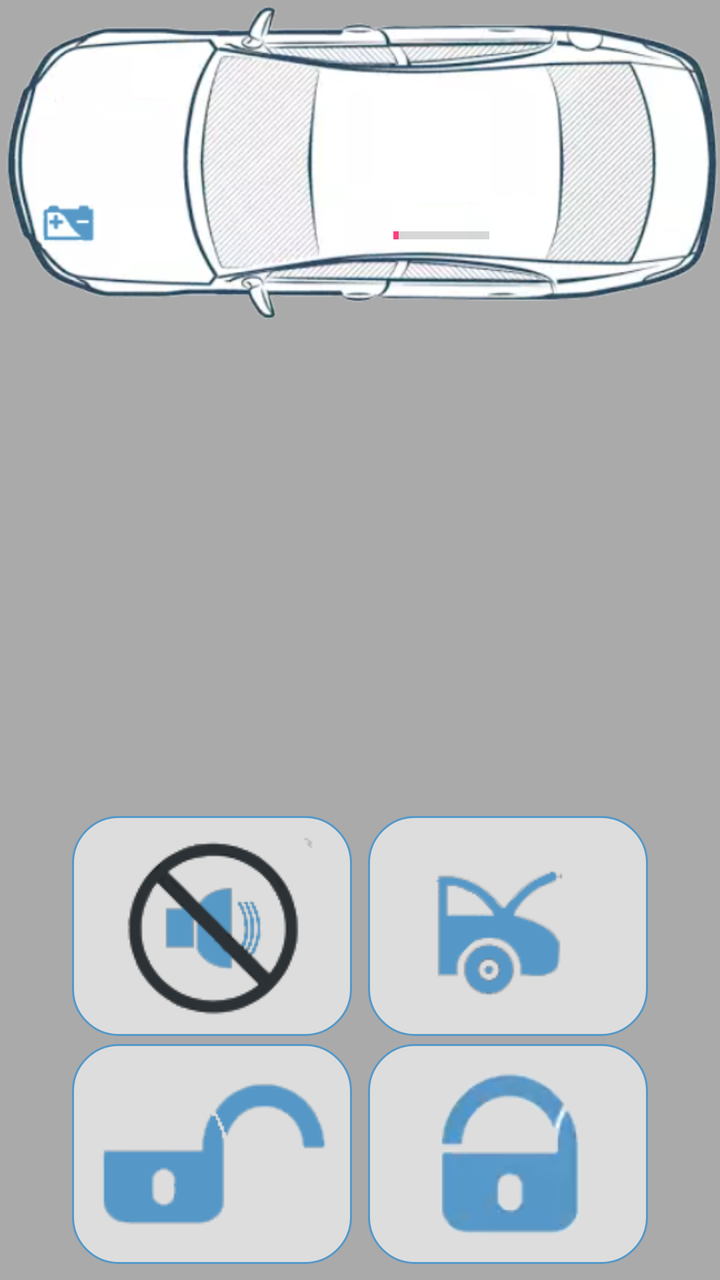
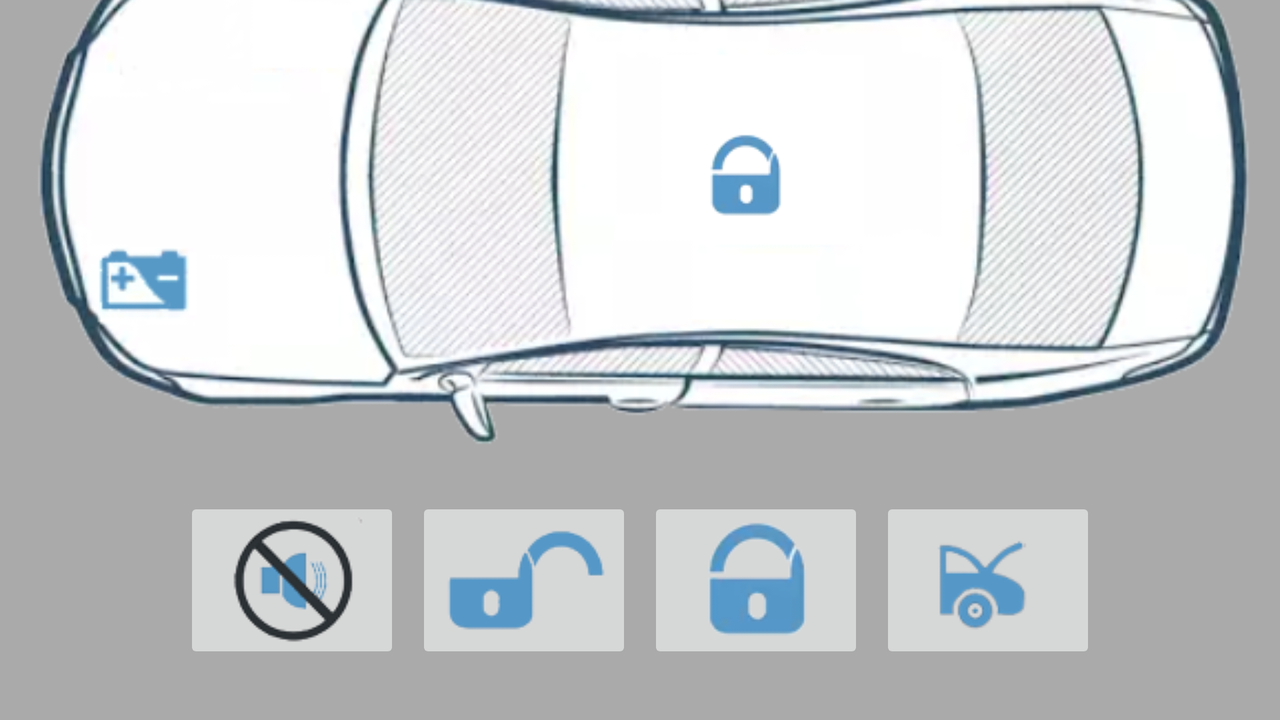

The same Android screen from two of the app's own layout files: first res/layout/ as a phone draws it, then the author's variant for another configuration, drawn on a device whose configuration selects that folder. Both files follow.
<!-- AndroidManifest.xml: activity theme AppTheme -->
<!-- res/layout/activity_main.xml -->
<?xml version="1.0" encoding="utf-8"?>
<android.support.constraint.ConstraintLayout
    xmlns:android="http://schemas.android.com/apk/res/android"
    xmlns:app="http://schemas.android.com/apk/res-auto"
    android:layout_width="match_parent"
    android:layout_height="match_parent"
    android:background="@android:color/darker_gray">

    <android.support.constraint.ConstraintLayout
            android:id="@+id/TopLayout"
            android:layout_width="wrap_content"
            android:layout_height="wrap_content"
            app:layout_constraintBottom_toTopOf="@+id/BotLayout"
            app:layout_constraintLeft_toLeftOf="parent"
            app:layout_constraintRight_toRightOf="parent"
            app:layout_constraintTop_toTopOf="parent"
        app:layout_constraintHorizontal_bias="0.0">

            <ImageView
                android:id="@+id/ivCar"
                android:layout_width="wrap_content"
                android:layout_height="0dp"
                android:contentDescription="@string/ivCarDescription"
                app:layout_constraintDimensionRatio="H,20:9"
                app:layout_constraintLeft_toLeftOf="parent"
                app:layout_constraintTop_toTopOf="parent"
                app:srcCompat="@drawable/car" />

            <TextView
                android:id="@+id/tvInVoltage"
                android:layout_width="wrap_content"
                android:layout_height="wrap_content"
                android:text=""
                android:textColor="@color/colorCarSame"
                android:textSize="13sp"
                app:layout_constraintBottom_toBottomOf="parent"
                app:layout_constraintHorizontal_bias="0.16"
                app:layout_constraintLeft_toLeftOf="parent"
                app:layout_constraintRight_toRightOf="parent"
                app:layout_constraintTop_toTopOf="parent"
                app:layout_constraintVertical_bias="0.72" />

            <TextView
                android:id="@+id/tvTemp"
                android:layout_width="wrap_content"
                android:layout_height="wrap_content"
                android:text=""
                android:textColor="@color/colorCarSame"
                android:textSize="13sp"
                app:layout_constraintBottom_toBottomOf="parent"
                app:layout_constraintHorizontal_bias="0.46"
                app:layout_constraintLeft_toLeftOf="parent"
                app:layout_constraintRight_toRightOf="parent"
                app:layout_constraintTop_toTopOf="parent"
                app:layout_constraintVertical_bias="0.52" />

            <ImageView
                android:id="@+id/ivSigState"
                android:layout_width="wrap_content"
                android:layout_height="wrap_content"
                app:layout_constraintBottom_toBottomOf="parent"
                app:layout_constraintHorizontal_bias="0.63"
                app:layout_constraintLeft_toLeftOf="parent"
                app:layout_constraintRight_toRightOf="parent"
                app:layout_constraintTop_toTopOf="parent"
                app:srcCompat="@drawable/no_connect_small"
                android:contentDescription="@string/ivSigStateDescription" />

            <ProgressBar
                android:id="@+id/pbIBPress"
                style="?android:attr/progressBarStyleHorizontal"
                android:layout_width="wrap_content"
                android:layout_height="wrap_content"
                android:progress="5"
                app:layout_constraintBottom_toBottomOf="parent"
                app:layout_constraintHorizontal_bias="0.63"
                app:layout_constraintVertical_bias="0.75"
                app:layout_constraintLeft_toLeftOf="parent"
                app:layout_constraintRight_toRightOf="parent"
                app:layout_constraintTop_toTopOf="parent" />

        </android.support.constraint.ConstraintLayout>

    <android.support.constraint.ConstraintLayout
        android:id="@+id/BotLayout"
        android:layout_width="0dp"
        android:layout_height="0dp"
        app:layout_constraintBottom_toBottomOf="parent"
        app:layout_constraintLeft_toLeftOf="parent"
        app:layout_constraintRight_toRightOf="parent"
        app:layout_constraintTop_toBottomOf="@+id/TopLayout">

        <LinearLayout
            android:id="@+id/llMainInOutStatus"
            android:layout_width="0dp"
            android:layout_height="0dp"
            app:layout_constraintBottom_toTopOf="@+id/ibMute"
            app:layout_constraintLeft_toLeftOf="parent"
            app:layout_constraintRight_toRightOf="parent"
            app:layout_constraintTop_toTopOf="parent"
            app:layout_constraintHorizontal_bias="0.0"
            app:layout_constraintVertical_bias="1.0">

            
            <ListView
                android:id="@+id/lvMainInStatus"
                android:layout_width="match_parent"
                android:layout_height="match_parent"
                android:descendantFocusability="afterDescendants">
            </ListView>
        </LinearLayout>

        <ImageButton
            android:id="@+id/ibOpen"
            android:layout_width="wrap_content"
            android:layout_height="wrap_content"
            android:layout_marginBottom="8dp"
            android:layout_marginEnd="4dp"
            android:layout_marginStart="8dp"
            android:background="@drawable/button_primary_selector"
            android:contentDescription="@string/ibOpenDescription"
            android:hapticFeedbackEnabled="true"
            app:layout_constraintBottom_toBottomOf="parent"
            app:layout_constraintHorizontal_chainStyle="packed"
            app:layout_constraintLeft_toLeftOf="parent"
            app:layout_constraintRight_toLeftOf="@+id/ibClose"
            app:srcCompat="@drawable/open" />

        <ImageButton
            android:id="@+id/ibClose"
            android:layout_width="wrap_content"
            android:layout_height="wrap_content"
            android:layout_marginBottom="8dp"
            android:layout_marginEnd="8dp"
            android:layout_marginStart="4dp"
            android:background="@drawable/button_primary_selector"
            android:contentDescription="@string/ibCloseDescription"
            android:hapticFeedbackEnabled="true"
            app:layout_constraintBottom_toBottomOf="parent"
            app:layout_constraintLeft_toRightOf="@+id/ibOpen"
            app:layout_constraintRight_toRightOf="parent"
            app:srcCompat="@drawable/close" />

        <ImageButton
            android:id="@+id/ibMute"
            android:layout_width="wrap_content"
            android:layout_height="wrap_content"
            android:layout_marginBottom="4dp"
            android:layout_marginEnd="4dp"
            android:layout_marginStart="8dp"
            android:background="@drawable/button_primary_selector"
            android:contentDescription="@string/ibMuteDescription"
            android:hapticFeedbackEnabled="true"
            app:layout_constraintBottom_toTopOf="@+id/ibOpen"
            app:layout_constraintHorizontal_chainStyle="packed"
            app:layout_constraintLeft_toLeftOf="parent"
            app:layout_constraintRight_toLeftOf="@+id/ibBagage"
            app:srcCompat="@drawable/mute" />

        <ImageButton
            android:id="@+id/ibBagage"
            android:layout_width="wrap_content"
            android:layout_height="wrap_content"
            android:layout_marginBottom="4dp"
            android:layout_marginEnd="8dp"
            android:layout_marginStart="4dp"
            android:background="@drawable/button_primary_selector"
            android:contentDescription="@string/ibBagageDescription"
            android:hapticFeedbackEnabled="true"
            app:layout_constraintBottom_toTopOf="@+id/ibClose"
            app:layout_constraintLeft_toRightOf="@+id/ibMute"
            app:layout_constraintRight_toRightOf="parent"
            app:srcCompat="@drawable/bagage" />
    </android.support.constraint.ConstraintLayout>

</android.support.constraint.ConstraintLayout>
<!-- resources referenced by this layout -->
<resources>
  <color name="colorCarSame">#5598C8</color>
  <!-- drawable bagage: png bitmap (drawable, 9554 bytes) -->
  <!-- drawable button_primary_selector (drawable) -->
  <?xml version="1.0" encoding="utf-8"?>
  <selector xmlns:android="http://schemas.android.com/apk/res/android">
      <item android:state_pressed="true" android:drawable="@drawable/button_primary_pressed"/>
      <item android:drawable="@drawable/button_primary_normal"/>
  </selector>
  <!-- drawable car: png bitmap (drawable, 145034 bytes) -->
  <!-- drawable close: png bitmap (drawable, 9023 bytes) -->
  <!-- drawable mute: png bitmap (drawable, 13474 bytes) -->
  <!-- drawable no_connect_small: png bitmap (drawable, 2786 bytes) -->
  <!-- drawable open: png bitmap (drawable, 5792 bytes) -->
  <string name="ibBagageDescription">Bagage</string>
  <string name="ibCloseDescription">Close</string>
  <string name="ibMuteDescription">Mute</string>
  <string name="ibOpenDescription">Open</string>
  <string name="ivCarDescription">Car</string>
  <string name="ivSigStateDescription">SigState</string>
  <style name="AppTheme" parent="Theme.AppCompat.Light.NoActionBar">
          
          <item name="colorPrimary">@color/colorPrimary</item>
          <item name="colorPrimaryDark">@color/colorPrimaryDark</item>
          <item name="colorAccent">@color/colorAccent</item>
      </style>
  <!-- drawable button_primary_pressed (drawable) -->
  <?xml version="1.0" encoding="utf-8"?>
  <selector xmlns:android="http://schemas.android.com/apk/res/android">
      <item>
          <shape>
              <gradient
                  android:startColor="#AAAAAA"
                  android:endColor="#AAAAAA"
                  android:angle="270" />
              <stroke
                  android:width="1dp"
                  android:color="@color/colorCarSame" />
              <corners
                  android:radius="23dp" />
              <padding
                  android:left="10dp"
                  android:top="10dp"
                  android:right="10dp"
                  android:bottom="10dp" />
          </shape>
      </item>
  </selector>
  <!-- drawable button_primary_normal (drawable) -->
  <?xml version="1.0" encoding="utf-8"?>
  <selector xmlns:android="http://schemas.android.com/apk/res/android">
      <item>
          <shape>
              <gradient
                  android:startColor="#DDDDDD"
                  android:endColor="#DDDDDD"
                  android:angle="270" />
              <stroke
                  android:width="1dp"
                  android:color="@color/colorCarSame" />
              <corners
                  android:radius="23dp" />
              <padding
                  android:left="10dp"
                  android:top="10dp"
                  android:right="10dp"
                  android:bottom="10dp" />
          </shape>
      </item>
  </selector>
  <color name="colorPrimary">#3F51B5</color>
  <color name="colorPrimaryDark">#303F9F</color>
  <color name="colorAccent">#FF4081</color>
</resources>
<!-- res/layout-land/activity_main.xml (the author's variant of the layout above) -->
<!-- drawn on the phone turned sideways -->
<?xml version="1.0" encoding="utf-8"?>
<android.support.constraint.ConstraintLayout
    xmlns:android="http://schemas.android.com/apk/res/android"
    xmlns:app="http://schemas.android.com/apk/res-auto"
    xmlns:tools="http://schemas.android.com/tools"
    android:layout_width="match_parent"
    android:layout_height="match_parent"
    android:background="@android:color/darker_gray">

    <android.support.design.widget.AppBarLayout
        android:id="@+id/appBar"
        android:layout_width="0dp"
        android:layout_height="wrap_content"
        android:theme="@style/AppTheme.AppBarOverlay"
        app:layout_constraintLeft_toLeftOf="parent"
        app:layout_constraintRight_toRightOf="parent"
        app:layout_constraintTop_toTopOf="parent"
        app:layout_constraintBottom_toTopOf="@+id/TopLayout">

        <android.support.v7.widget.Toolbar
            android:id="@+id/toolbar"
            android:layout_width="match_parent"
            android:layout_height="?attr/actionBarSize"
            android:background="?attr/colorPrimary"
            app:popupTheme="@style/AppTheme.PopupOverlay" />

    </android.support.design.widget.AppBarLayout>

    <android.support.constraint.ConstraintLayout
        android:id="@+id/TopLayout"
        android:layout_width="0dp"
        android:layout_height="0dp"
        app:layout_constraintLeft_toLeftOf="parent"
        app:layout_constraintRight_toRightOf="parent"
        app:layout_constraintTop_toTopOf="@+id/appBar"
        app:layout_constraintBottom_toTopOf="@+id/BotLayout"
        app:layout_constraintVertical_weight="1">

        <ImageView
            android:id="@+id/ivCar"
            android:layout_width="0dp"
            android:layout_height="0dp"
            android:contentDescription="@string/ivCarDescription"
            android:scaleType="fitCenter"
            app:srcCompat="@drawable/car"
            app:layout_constraintBottom_toBottomOf="parent"
            app:layout_constraintTop_toTopOf="parent"
            app:layout_constraintRight_toRightOf="parent"
            app:layout_constraintLeft_toLeftOf="parent"/>

        <TextView
            android:id="@+id/tvInVoltage"
            android:layout_width="wrap_content"
            android:layout_height="wrap_content"
            android:text=""
            android:textSize="13sp"
            android:textColor="@color/colorCarSame"
            app:layout_constraintTop_toTopOf="parent"
            app:layout_constraintBottom_toBottomOf="parent"
            app:layout_constraintLeft_toLeftOf="parent"
            app:layout_constraintRight_toRightOf="parent"
            app:layout_constraintHorizontal_bias="0.26"
            app:layout_constraintVertical_bias="0.72"/>

        <ImageView
            android:id="@+id/ivSigState"
            android:layout_width="wrap_content"
            android:layout_height="wrap_content"
            app:layout_constraintTop_toTopOf="parent"
            app:layout_constraintBottom_toBottomOf="parent"
            app:layout_constraintLeft_toLeftOf="parent"
            app:layout_constraintRight_toRightOf="parent"
            app:srcCompat="@drawable/close_small"
            app:layout_constraintHorizontal_bias="0.59" />

    </android.support.constraint.ConstraintLayout>

    <android.support.constraint.ConstraintLayout
        android:id="@+id/BotLayout"
        android:layout_width="0dp"
        android:layout_height="0dp"
        app:layout_constraintLeft_toLeftOf="parent"
        app:layout_constraintRight_toRightOf="parent"
        app:layout_constraintTop_toBottomOf="@+id/TopLayout"
        app:layout_constraintBottom_toBottomOf="parent"
        app:layout_constraintVertical_weight="0.5">


        <ImageButton
            android:id="@+id/ibOpen"
            android:layout_width="wrap_content"
            android:layout_height="wrap_content"
            app:layout_constraintHorizontal_chainStyle="packed"
            app:layout_constraintBottom_toBottomOf="parent"
            app:layout_constraintTop_toTopOf="parent"
            app:layout_constraintLeft_toRightOf="@+id/ibMute"
            app:layout_constraintRight_toLeftOf="@+id/ibClose"
            app:srcCompat="@drawable/open_land"
            android:layout_marginBottom="4dp"
            android:layout_marginLeft="4dp"
            android:layout_marginRight="4dp"
            android:layout_marginStart="4dp"
            android:layout_marginEnd="4dp" />

        <ImageButton
            android:id="@+id/ibClose"
            android:layout_width="wrap_content"
            android:layout_height="wrap_content"
            app:srcCompat="@drawable/close_land"
            app:layout_constraintRight_toLeftOf="@+id/ibBagage"
            app:layout_constraintLeft_toRightOf="@+id/ibOpen"
            app:layout_constraintBottom_toBottomOf="parent"
            app:layout_constraintTop_toTopOf="parent"
            android:layout_marginBottom="4dp"
            android:layout_marginLeft="4dp"
            android:layout_marginRight="4dp"
            android:layout_marginEnd="4dp"
            android:layout_marginStart="4dp" />

        <ImageButton
            android:id="@+id/ibMute"
            android:layout_width="wrap_content"
            android:layout_height="wrap_content"
            app:srcCompat="@drawable/mute_land"
            app:layout_constraintHorizontal_chainStyle="packed"
            app:layout_constraintLeft_toLeftOf="parent"
            app:layout_constraintRight_toLeftOf="@+id/ibOpen"
            app:layout_constraintBottom_toBottomOf="parent"
            app:layout_constraintTop_toTopOf="parent"
            android:layout_marginBottom="4dp"
            android:layout_marginLeft="4dp"
            android:layout_marginRight="4dp"
            android:layout_marginStart="4dp"
            android:layout_marginEnd="4dp" />

        <ImageButton
            android:id="@+id/ibBagage"
            android:layout_width="wrap_content"
            android:layout_height="wrap_content"
            app:srcCompat="@drawable/bagage_land"
            app:layout_constraintBottom_toBottomOf="parent"
            app:layout_constraintLeft_toRightOf="@+id/ibClose"
            app:layout_constraintRight_toRightOf="parent"
            app:layout_constraintTop_toTopOf="parent"
            android:layout_marginBottom="4dp"
            android:layout_marginLeft="4dp"
            android:layout_marginRight="4dp"
            android:layout_marginEnd="4dp"
            android:layout_marginStart="4dp" />
    </android.support.constraint.ConstraintLayout>

</android.support.constraint.ConstraintLayout>
<!-- resources referenced by the variant -->
<!-- as the phone turned sideways resolves them -->
<resources>
  <color name="colorCarSame">#5598C8</color>
  <!-- drawable bagage_land: png bitmap (drawable, 6398 bytes) -->
  <!-- drawable car: png bitmap (drawable, 145034 bytes) -->
  <!-- drawable close_land: png bitmap (drawable, 6783 bytes) -->
  <!-- drawable close_small: png bitmap (drawable, 5214 bytes) -->
  <!-- drawable mute_land: png bitmap (drawable, 9589 bytes) -->
  <!-- drawable open_land: png bitmap (drawable, 5423 bytes) -->
  <string name="ivCarDescription">Car</string>
  <style name="AppTheme.AppBarOverlay" parent="ThemeOverlay.AppCompat.Dark.ActionBar" />
  <style name="AppTheme.PopupOverlay" parent="ThemeOverlay.AppCompat.Light" />
  <style name="AppTheme" parent="Theme.AppCompat.Light.NoActionBar">
          
          <item name="colorPrimary">@color/colorPrimary</item>
          <item name="colorPrimaryDark">@color/colorPrimaryDark</item>
          <item name="colorAccent">@color/colorAccent</item>
      </style>
  <color name="colorPrimary">#3F51B5</color>
  <color name="colorPrimaryDark">#303F9F</color>
  <color name="colorAccent">#FF4081</color>
</resources>
